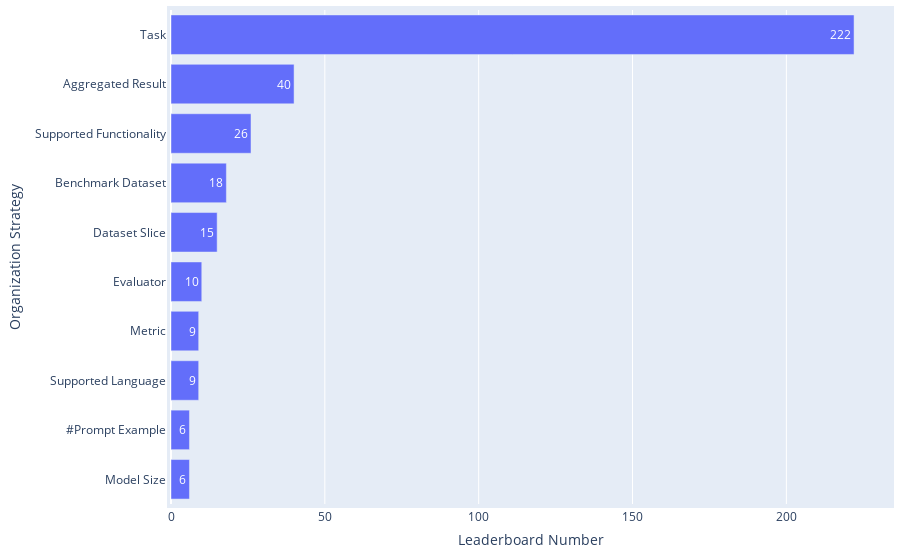

The notebook cell this image was saved under:
### Code cell
df = pd.read_csv(path_paper / 'leaderboard_processed.csv')
df = df[df['#Organization strategy'] > 0]

df['Organization strategies'] = df['Organization strategies'].apply(ast.literal_eval)
df_split = df.explode('Organization strategies').groupby('Organization strategies').size().reset_index(name='Frequency')
df_split['Weight'] = 1

statistics = {
    'Distribution': 'Leaderboard Systems across Organization Strategies',
    'Mean': np.mean(df_split['Frequency']),
    'Median': np.median(df_split['Frequency']),
    'IQR': df_split['Frequency'].quantile(0.75) - df_split['Frequency'].quantile(0.25),
    'Gini Coefficient': ineqpy.inequality.gini(data=df_split, income='Frequency', weights='Weight'),
}
df_statistics = pd.read_csv(path_paper / 'leaderboard_statistics.csv')
df_statistics = pd.concat([df_statistics, pd.DataFrame([statistics])], ignore_index=True)
df_statistics.drop_duplicates(subset=['Distribution'], keep='last', inplace=True)
df_statistics.sort_values(by='Distribution', inplace=True)
df_statistics.to_csv(path_paper / 'leaderboard_statistics.csv', index=False)

df_top = df_split.sort_values(by='Frequency', ascending=False).head(10)
print(f"{df_top['Organization strategies'].iloc[0]} is the most adopted organization strategy, involving {round(df_top['Frequency'].iloc[0]/len(df)*100,2)}% ({df_top['Frequency'].iloc[0]} out of {len(df)}) multi-split leaderboard systems.")

fig = go.Figure(go.Bar(
        x=df_top['Frequency'],  # Values for the bar lengths
        y=df_top['Organization strategies'],  # Categories for each bar
        orientation='h',  # Sets the bars to be horizontal
        text=df_top['Frequency'],  # Adds the values as text on each bar
        textposition='auto'  # Automatically positions the text on the bars
))
fig.update_layout(
        xaxis_title='Leaderboard Number',
        yaxis_title='Organization Strategy',
        yaxis_autorange='reversed'  # This line makes the bars go top-down
)
# Update the layout for a tighter look
fig.update_layout(
    autosize=True,
    margin=dict(
        l=10,  # Left margin
        r=10,  # Right margin
        b=10,  # Bottom margin
        t=10,  # Top margin
        pad=4  # Padding between the plot and the margin
    )
)
fig.show()

### Figure 1 — Plotly figure (JSON) as saved in the notebook; plotly's stock layout.template omitted (floating-point values rounded to 4 significant figures)
{"data": [{"orientation": "h", "text": [222, 40, 26, 18, 15, 10, 9, 9, 6, 6], "textposition": "auto", "type": "bar", "x": [222, 40, 26, 18, 15, 10, 9, 9, 6, 6], "y": ["Task", "Aggregated Result", "Supported Functionality", "Benchmark Dataset", "Dataset Slice", "Evaluator", "Metric", "Supported Language", "#Prompt Example", "Model Size"]}], "layout": {"autosize": true, "margin": {"b": 10, "l": 10, "pad": 4, "r": 10, "t": 10}, "xaxis": {"title": {"text": "Leaderboard Number"}}, "yaxis": {"autorange": "reversed", "title": {"text": "Organization Strategy"}}}}
